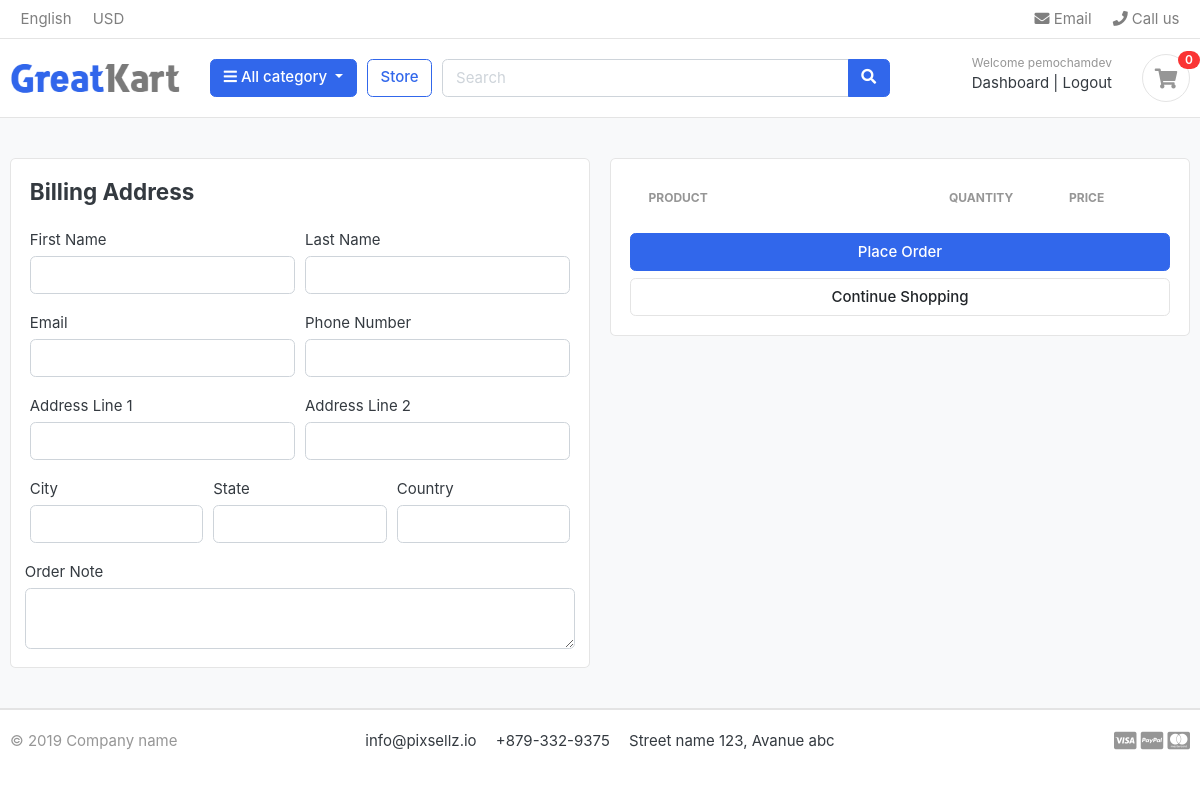
Page /cart/checkout/ (signed in) on the earlier database version.
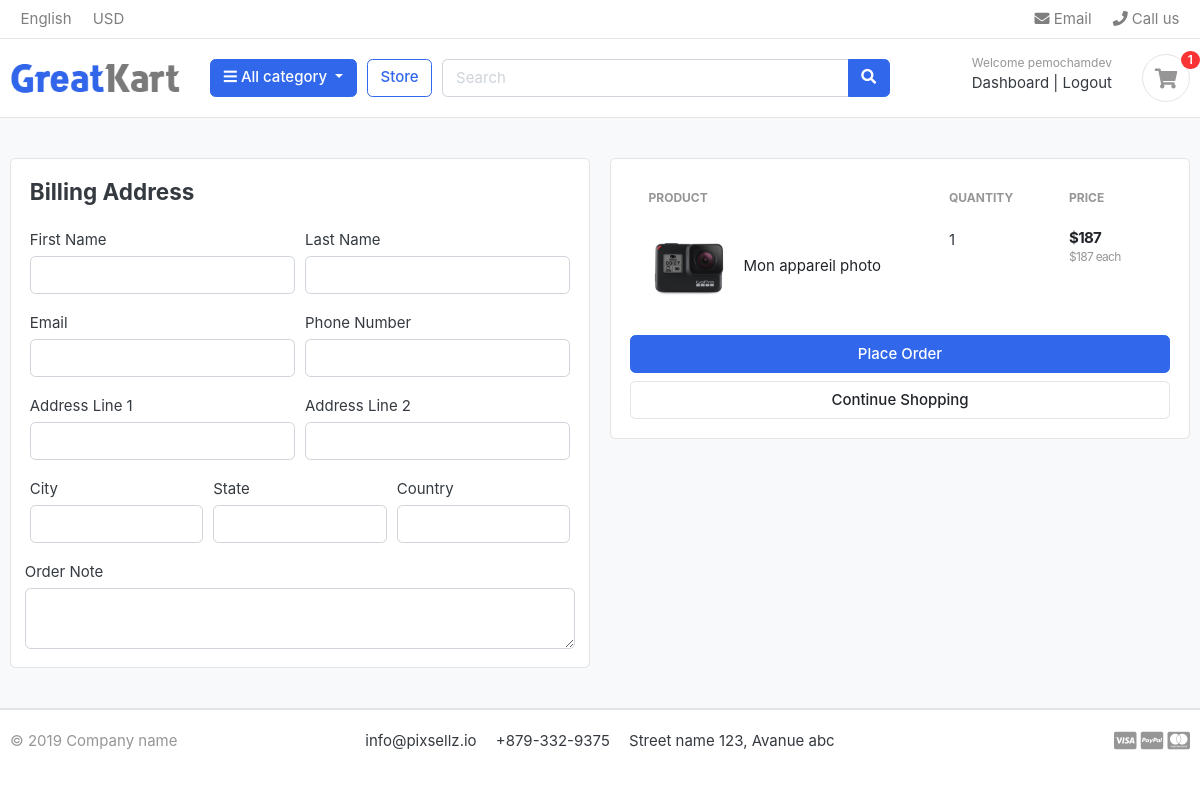
Same page on the later database version.
### carts/models.py (models this page shows, shortened)
class CartItem(models.Model):
    user = models.ForeignKey(Account, on_delete=models.CASCADE, related_name='user', null=True)
    product = models.ForeignKey(Product, on_delete=models.CASCADE, related_name='product')
    variations = models.ManyToManyField('Variation',blank=True)
    cart = models.ForeignKey(Cart, on_delete=models.CASCADE, related_name='cart', null=True)
    quantity = models.IntegerField(default=0)
    is_active = models.BooleanField(default=True)
    def sub_total(self):
        return self.product.price*self.quantity

### store/models.py (models this page shows, shortened)
class Product(models.Model):
    name = models.CharField(max_length=120, unique=True)
    slug = models.SlugField(max_length=120, unique=True)
    description  = models.TextField(max_length=500)
    image = models.ImageField(upload_to='photos/products')
    price = models.IntegerField(default=0)
    discount_price = models.IntegerField(default=0)
    stock = models.IntegerField(default=0)
    is_available = models.BooleanField(default=True)
    category = models.ForeignKey(Category, on_delete=models.CASCADE, related_name='category')
    created_at = models.DateTimeField(auto_now_add=True)
    updated_at = models.DateTimeField(auto_now=True)
    def get_absolute_url(self):
        return reverse("product_detail", kwargs={"product_slug": self.slug, "category_slug":self.category.slug})

### carts/views.py (the view)
# urls.py: path('checkout/', views.checkout, name="checkout"),
@login_required(login_url='signin')
def checkout(request,  quantity=0, cart_items=None,total=0):
  try:
    tax = 0
    grand_total = 0
    if request.user.is_authenticated:
      cart_items = CartItem.objects.filter(user=request.user, is_active = True)
    else:
      cart = Cart.objects.get(cart_id=_cart_id(request))
      cart_items = CartItem.objects.filter(cart=cart, is_active = True)
    for cart_item in cart_items:
        total +=(cart_item.product.price*cart_item.quantity)
        quantity += cart_item.quantity
    tax = (2 * total)/100
    grand_total = tax + total
  except ObjectDoesNotExist :
    pass
  context = {
    'cart_items':cart_items,
    'total':total,
    'quantity':quantity,
    'tax':tax,
    'grand_total':grand_total,
    }
  return render(request, 'checkout.html', context)

### carts/context_processors.py (called while the page is built)
def counter(request):
    cart_count = 0
    if 'admin' in request.path:
        return {}
    else:
        try:
            cart = Cart.objects.filter(cart_id=_cart_id(request))
            if request.user.is_authenticated:
                cart_items = CartItem.objects.all().filter(user=request.user)
            else:
                cart_items = CartItem.objects.all().filter(cart=cart[:1])
            for cart_item in cart_items:
                cart_count += cart_item.quantity
        except Cart.DoesNotExist:
            cart_count = 0
    return dict(cart_count=cart_count)

### carts/views.py (called while the page is built)
def _cart_id(request):
    cart  = request.session.session_key
    if not cart:
        cart  = request.session.create()
    return cart

### category/context_processors.py (called while the page is built)
def menu_links(request):
    links = Category.objects.all()
    return dict(links=links)

### category/models.py (called while the page is built)
    def get_absolute_url(self):
        return reverse("product_by_category", kwargs={"category_slug": self.slug})

### templates/checkout.html (shortened to what the changed rows need)
{% extends "base.html" %}
{% load static %}
{% block content %}
<section class="section-content padding-y bg">
	<div class="container">
	<div class="row">
		<aside class="col-lg-6">
			<div class="card">
			<div class="card-body">
                <table class="table table-borderless table-shopping-cart">
                    <thead class="text-muted">
                    <tr class="small text-uppercase">
                      <th scope="col">Product</th>
                      <th scope="col" width="120">Quantity</th>
                      <th scope="col" width="120">Price</th>
                    </tr>
                    </thead>
                    <tbody>
                        {% for cart_item in cart_items  %}
                        <tr>
                            <td>
                                <figure class="itemside align-items-center">
                                    <div class="aside"><img src=" {{cart_item.product.image.url}} " class="img-sm"></div>
                                    <figcaption class="info">
                                        <a href="{{cart_item.product.get_absolute_url}}" class="title text-dark">{{cart_item.product.name|capfirst }}</a>
                                    </figcaption>
                                </figure>
                            </td>
                            <td>
                                <label for="">{{cart_item.quantity}}</label>
                            </td>
                            <td>
                                <div class="price-wrap">
                                    <var class="price">${{cart_item.sub_total}}</var>
                                        <small class="text-muted"> ${{cart_item.product.price}} each </small>
                                </div>
                            </td>
                        </tr>
                        {% endfor %}
                    </tbody>
                    </table>
			</div>
			</div>
	</aside>
	</div>
	</div>
	</section>
{% endblock content %}

### templates/base.html (shortened to what the changed rows need)
{% load static %}
<!DOCTYPE HTML>
<html lang="en">
<head>
<link href="{% static 'css/bootstrap.css' %}" rel="stylesheet" type="text/css"/>
<link href="{% static 'fonts/fontawesome/css/all.min.css' %}" type="text/css" rel="stylesheet">
<link href="{% static 'css/ui.css' %}" rel="stylesheet" type="text/css"/>
<link href="{% static 'css/responsive.css' %}" rel="stylesheet" media="only screen and (max-width: 1200px)" />
</head>
<header class="section-header">
    <section class="header-main border-bottom">
        <div class="container">
    <div class="row align-items-center">
        <div class="col-lg-3 col-sm-6 col-8 order-2 order-lg-3">
                    <div class="d-flex justify-content-end mb-3 mb-lg-0">
                        <a href=" {% url "cart" %} " class="widget-header pl-3 ml-3">
                            <div class="icon icon-sm rounded-circle border"><i class="fa fa-shopping-cart"></i></div>
                            <span class="badge badge-pill badge-danger notify"> {{cart_count}} </span>
                        </a>
                    </div>
                </div>
    </div>
        </div>
    </section>
    </header>
{% block content %}
{% endblock content %}
</body>
</html>

Differences in the rows shown:
added CartItem: product.image (picture), product.name "Mon appareil photo", quantity "1", sub_total "187", product.price "187"
Other differences:
{{ cart_count }}: "0" → "1"
